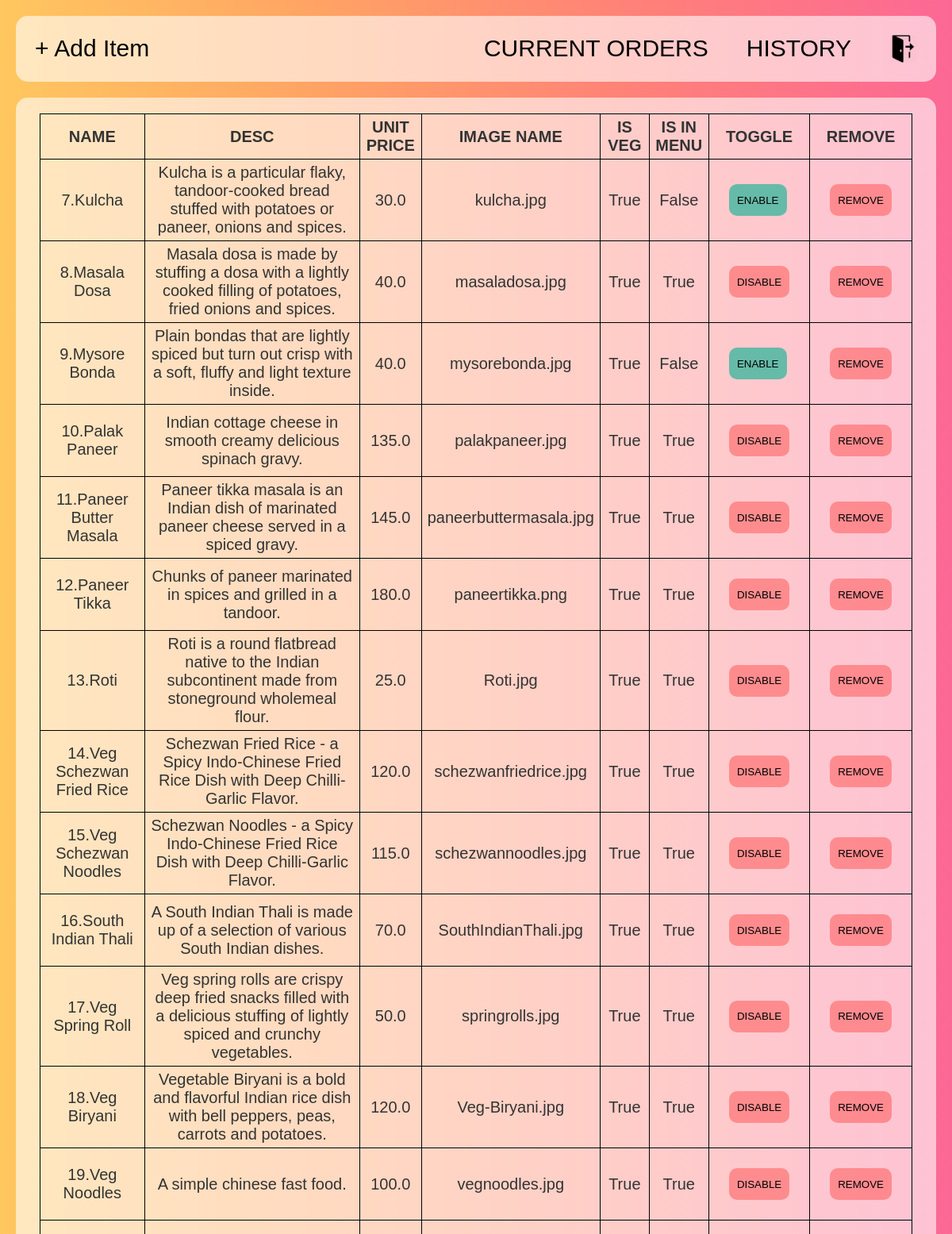
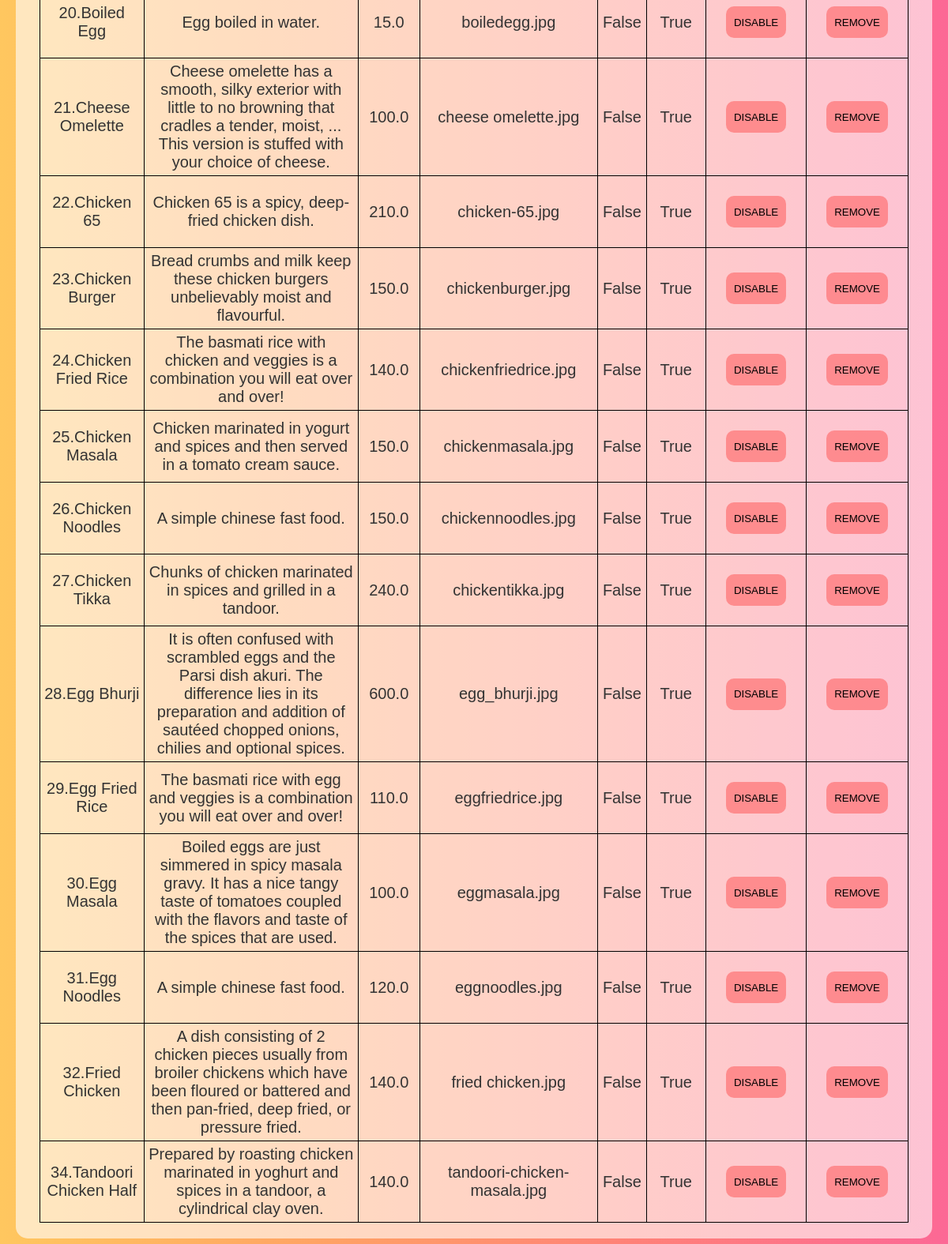
The page /showMenuItems/ (signed in) on the database its author committed (2 pictures, top to bottom).
### customer/models.py (models this page shows, shortened)
class Menu(models.Model):
	itemNum = models.AutoField(primary_key=True)
	itemName = models.CharField(max_length=30,unique=True)
	itemDesc = models.TextField(default="description")
	itemUnitPrice = models.FloatField(default=0)
	itemImageName = models.CharField(max_length=50)
	isEnabled = models.BooleanField(default=True)
	isVeg = models.BooleanField(default=True)

### SmartOrder/views.py (the view)
# urls.py: path('showMenuItems/',Rviews.showMenuItems,name="showMenuItems"),
@login_required(login_url='managerLogin')
def showMenuItems(request):
	m = Menu.objects.all()
	return render(request,"showMenuItems.html",{'menu':m})

### templates/showMenuItems.html (shortened to what this page needs)
{%extends "restBase.html" %}
{%block body %}
<div class="navbar">
	{%load static%}
	<form method="GET" action="{% url 'managerLogout' %}">
		<button class="navButton" type="submit">
		<img src="{% static 'Images/logout.png' %}" class="image" alt="LOGOUT" align="left">
		</button>
	</form>
	<form method="GET" action="{% url 'showHistory' %}">
		<input class="navButton" type="submit" name="backup" value="HISTORY">
	</form>
	<form method="GET" action="{% url 'currentOrderList' %}">
		<input class="navButton" type="submit" name="backup" value="CURRENT ORDERS">
	</form>
	<form method="GET" action="{%url 'addItemPrompt'%}" style="float: left;">
		<input  class="navButton" type="submit" name="submit" value="&#43; Add Item">
	</form>
</div>
<div class="outerContainer" id="{{order.orderNum}}">
  			<table class="table">
  				<tr>
			    <th>NAME</th>
			    <th>DESC</th>
			    <th>UNIT PRICE</th>
			    <th>IMAGE NAME</th>
			    <th>IS VEG</th>
			    <th>IS IN MENU</th>
			    <th>TOGGLE</th>
				<th>REMOVE</th>
			</tr>
			{%for order in menu%}
				<tr>
					<td>{{order.itemNum}}.{{order.itemName}}</td>
					<td>{{order.itemDesc}}</td>
					<td>{{order.itemUnitPrice}}</td>
					<td>{{order.itemImageName}}</td>
					<td>{{order.isVeg}}</td>
					<td>{{order.isEnabled}}</td>
					<td>
					{%if order.isEnabled == True %}
					<form method="GET" action="{%url 'toggleItem' order.itemNum %}">
						<input  class="completed" type="submit" name="submit" value="DISABLE">
					</form></td>
					{%else%}
					<form method="GET" action="{%url 'toggleItem' order.itemNum %}">
						<input  class="completed" style="background: #66baa8" type="submit" name="submit" value="ENABLE">
					</form></td>
					{%endif%}
					<td>
						<form method="GET" action="{%url 'removeItem' order.itemNum %}">
							<input  class="completed" type="submit" name="submit" value="REMOVE">
						</form>
					</td>
				</tr>
			{%endfor%}
		</table>
	</div>
{%endblock body%}

### templates/restBase.html (shortened to what this page needs)
<!DOCTYPE html>
<html>
<head>
</head>
<body>
{%block body %}
{%endblock body%}
</body>
</html>

### templates/restBase.html (style rules this page uses)
body { background-image: linear-gradient(to left,#fc6895,#ff8178,#ffa364,#ffc75f); }
body { padding: 0; margin : 0px; font-family: Helvetica; }
table { width: 100%; color: #333; border-collapse:collapse; border-spacing: 0; }
td, th { border: 1px solid black; height: 30px;font-size: 20px;text-align: center; border-radius: 10px;padding:5px; }
.outerContainer { margin: 20px; padding: 20px 30px; background-color: rgba(255,255,255,0.6); border-radius :15px; }
.navbar { overflow: hidden; background-color: rgba(255,255,255,0.6); border-radius: 15px; margin: 20px; }
.navbar form { float: right; }
.navButton { float: left; font-size: 30px; color: black; text-align: center; padding: 20px 20px; text-decoration: none; border: none; margin: 4px; border-radius: 15px; background: rgba(255,255,255,0.0); }
.image { height: 35px; padding: 0px; }

### templates/showMenuItems.html (style rules this page uses)
.completed { display: block; text-align: center; height: 40px; margin: 20px; float: left; background: rgba(255,100,100,0.6); border: none; text-decoration: none; border-radius: 10px; padding: 10px; }

### rows shown on the page
Menu: itemNum "7", itemName "Kulcha", itemDesc "Kulcha is a particular flaky, tandoor-cooked bread stuffed with potatoes or paneer, onions and spices.", itemUnitPrice "30.0", itemImageName "kulcha.jpg", isVeg "True", isEnabled "False"
Menu: itemNum "8", itemName "Masala Dosa", itemDesc "Masala dosa is made by stuffing a dosa with a lightly cooked filling of potatoes, fried onions and spices.", itemUnitPrice "40.0", itemImageName "masaladosa.jpg", isVeg "True", isEnabled "True"
Menu: itemNum "9", itemName "Mysore Bonda", itemDesc "Plain bondas that are lightly spiced but turn out crisp with a soft, fluffy and light texture inside.", itemUnitPrice "40.0", itemImageName "mysorebonda.jpg", isVeg "True", isEnabled "False"
Menu: itemNum "10", itemName "Palak Paneer", itemDesc "Indian cottage cheese in smooth creamy delicious spinach gravy.", itemUnitPrice "135.0", itemImageName "palakpaneer.jpg", isVeg "True", isEnabled "True"
Menu: itemNum "11", itemName "Paneer Butter Masala", itemDesc "Paneer tikka masala is an Indian dish of marinated paneer cheese served in a spiced gravy.", itemUnitPrice "145.0", itemImageName "paneerbuttermasala.jpg", isVeg "True", isEnabled "True"
Menu: itemNum "12", itemName "Paneer Tikka", itemDesc "Chunks of paneer marinated in spices and grilled in a tandoor.", itemUnitPrice "180.0", itemImageName "paneertikka.png", isVeg "True", isEnabled "True"
Menu: itemNum "13", itemName "Roti", itemDesc "Roti is a round flatbread native to the Indian subcontinent made from stoneground wholemeal flour.", itemUnitPrice "25.0", itemImageName "Roti.jpg", isVeg "True", isEnabled "True"
Menu: itemNum "14", itemName "Veg Schezwan Fried Rice", itemDesc "Schezwan Fried Rice - a Spicy Indo-Chinese Fried Rice Dish with Deep Chilli-Garlic Flavor.", itemUnitPrice "120.0", itemImageName "schezwanfriedrice.jpg", isVeg "True", isEnabled "True"
Menu: itemNum "15", itemName "Veg Schezwan Noodles", itemDesc "Schezwan Noodles - a Spicy Indo-Chinese Fried Rice Dish with Deep Chilli-Garlic Flavor.", itemUnitPrice "115.0", itemImageName "schezwannoodles.jpg", isVeg "True", isEnabled "True"
Menu: itemNum "16", itemName "South Indian Thali", itemDesc "A South Indian Thali is made up of a selection of various South Indian dishes.", itemUnitPrice "70.0", itemImageName "SouthIndianThali.jpg", isVeg "True", isEnabled "True"
Menu: itemNum "17", itemName "Veg Spring Roll", itemDesc "Veg spring rolls are crispy deep fried snacks filled with a delicious stuffing of lightly spiced and crunchy vegetables.", itemUnitPrice "50.0", itemImageName "springrolls.jpg", isVeg "True", isEnabled "True"
Menu: itemNum "18", itemName "Veg Biryani", itemDesc "Vegetable Biryani is a bold and flavorful Indian rice dish with bell peppers, peas, carrots and potatoes.", itemUnitPrice "120.0", itemImageName "Veg-Biryani.jpg", isVeg "True", isEnabled "True"
Menu: itemNum "19", itemName "Veg Noodles", itemDesc "A simple chinese fast food.", itemUnitPrice "100.0", itemImageName "vegnoodles.jpg", isVeg "True", isEnabled "True"
Menu: itemNum "20", itemName "Boiled Egg", itemDesc "Egg boiled in water.", itemUnitPrice "15.0", itemImageName "boiledegg.jpg", isVeg "False", isEnabled "True"
Menu: itemNum "21", itemName "Cheese Omelette", itemDesc "Cheese omelette has a smooth, silky exterior with little to no browning that cradles a tender, moist, ... This version is stuffed with your choice of cheese.", itemUnitPrice "100.0", itemImageName "cheese omelette.jpg", isVeg "False", isEnabled "True"
Menu: itemNum "22", itemName "Chicken 65", itemDesc "Chicken 65 is a spicy, deep-fried chicken dish.", itemUnitPrice "210.0", itemImageName "chicken-65.jpg", isVeg "False", isEnabled "True"
Menu: itemNum "23", itemName "Chicken Burger", itemDesc "Bread crumbs and milk keep these chicken burgers unbelievably moist and flavourful.", itemUnitPrice "150.0", itemImageName "chickenburger.jpg", isVeg "False", isEnabled "True"
Menu: itemNum "24", itemName "Chicken Fried Rice", itemDesc "The basmati rice with chicken and veggies is a combination you will eat over and over!", itemUnitPrice "140.0", itemImageName "chickenfriedrice.jpg", isVeg "False", isEnabled "True"
Menu: itemNum "25", itemName "Chicken Masala", itemDesc "Chicken marinated in yogurt and spices and then served in a tomato cream sauce.", itemUnitPrice "150.0", itemImageName "chickenmasala.jpg", isVeg "False", isEnabled "True"
Menu: itemNum "26", itemName "Chicken Noodles", itemDesc "A simple chinese fast food.", itemUnitPrice "150.0", itemImageName "chickennoodles.jpg", isVeg "False", isEnabled "True"
Menu: itemNum "27", itemName "Chicken Tikka", itemDesc "Chunks of chicken marinated in spices and grilled in a tandoor.", itemUnitPrice "240.0", itemImageName "chickentikka.jpg", isVeg "False", isEnabled "True"
Menu: itemNum "28", itemName "Egg Bhurji", itemDesc "It is often confused with scrambled eggs and the Parsi dish akuri. The difference lies in its preparation and addition of sautéed chopped onions, chilies and optional spices.", itemUnitPrice "600.0", itemImageName "egg_bhurji.jpg", isVeg "False", isEnabled "True"
Menu: itemNum "29", itemName "Egg Fried Rice", itemDesc "The basmati rice with egg and veggies is a combination you will eat over and over!", itemUnitPrice "110.0", itemImageName "eggfriedrice.jpg", isVeg "False", isEnabled "True"
Menu: itemNum "30", itemName "Egg Masala", itemDesc "Boiled eggs are just simmered in spicy masala gravy. It has a nice tangy taste of tomatoes coupled with the flavors and taste of the spices that are used.", itemUnitPrice "100.0", itemImageName "eggmasala.jpg", isVeg "False", isEnabled "True"
Menu: itemNum "31", itemName "Egg Noodles", itemDesc "A simple chinese fast food.", itemUnitPrice "120.0", itemImageName "eggnoodles.jpg", isVeg "False", isEnabled "True"
Menu: itemNum "32", itemName "Fried Chicken", itemDesc "A dish consisting of 2 chicken pieces usually from broiler chickens which have been floured or battered and then pan-fried, deep fried, or pressure fried.", itemUnitPrice "140.0", itemImageName "fried chicken.jpg", isVeg "False", isEnabled "True"
Menu: itemNum "34", itemName "Tandoori Chicken Half", itemDesc "Prepared by roasting chicken marinated in yoghurt and spices in a tandoor, a cylindrical clay oven.", itemUnitPrice "140.0", itemImageName "tandoori-chicken-masala.jpg", isVeg "False", isEnabled "True"
